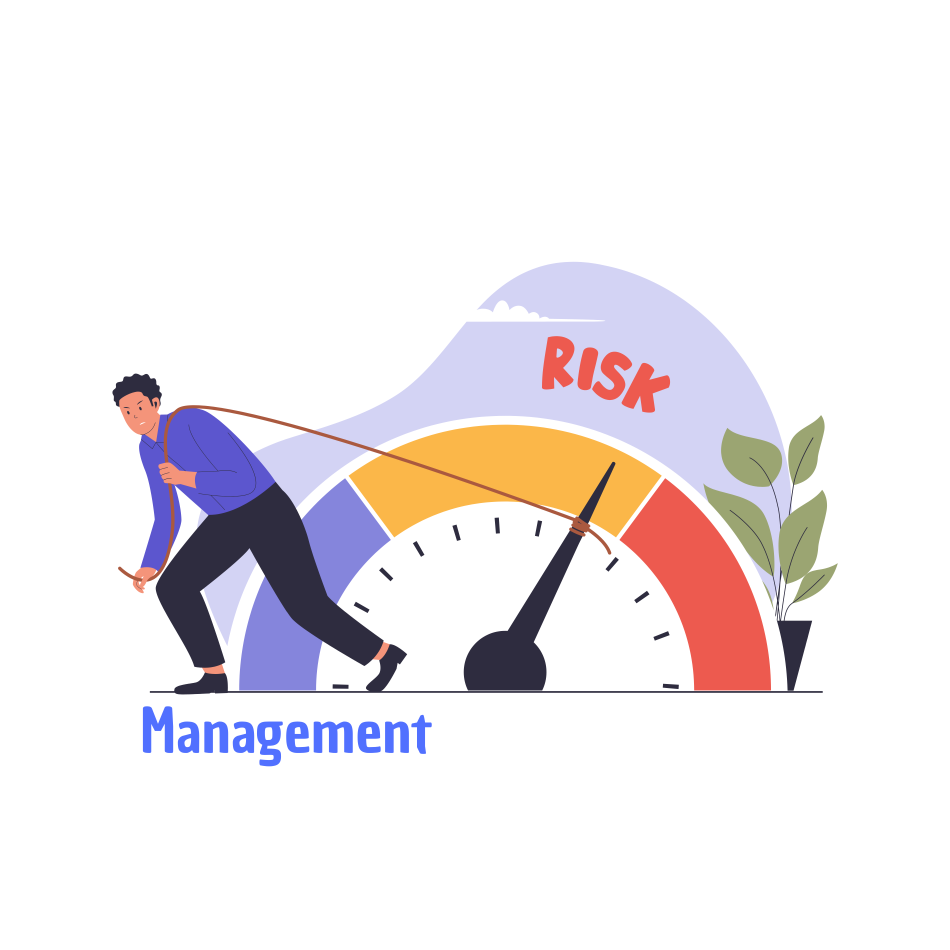
#> input picture frontend/assets/images/risk_management.png, 4750 x 4750 px (shown at 1/5 size)
$ python generate_windows_icon.py ../frontend/assets/images/risk_management.png out.png
#> lines starting #> are read from the running program, lines starting #| are printed output that depends on the picture
from __future__ import annotations

import argparse
from pathlib import Path

from PIL import Image


ICON_SIZES = [16, 20, 24, 32, 40, 48, 64, 128, 256]


def _trim_bottom_text(alpha: Image.Image, bbox: tuple[int, int, int, int]) -> tuple[int, int, int, int]:
    left, top, right, bottom = bbox
    width = right - left
    height = bottom - top
    search_start = top + int(height * 0.65)
    zero_run = 0

    for y in range(search_start, bottom):
        row_has_alpha = False
        for x in range(left, right):
            if alpha.getpixel((x, y)) > 0:
                row_has_alpha = True
                break
        if row_has_alpha:
            zero_run = 0
            continue

        zero_run += 1
        if zero_run >= 20:
            cropped_bottom = y - zero_run + 1
            if cropped_bottom > top + int(height * 0.6):
                return left, top, right, cropped_bottom

    return bbox


def _build_square_canvas(image: Image.Image, padding_ratio: float = 0.1) -> Image.Image:
    bbox = image.getchannel("A").getbbox()
    if bbox is None:
        raise ValueError("The source image is fully transparent.")

    bbox = _trim_bottom_text(image.getchannel("A"), bbox)
    cropped = image.crop(bbox)
    cropped_width, cropped_height = cropped.size

    subject_size = max(cropped_width, cropped_height)
    padding = max(24, int(subject_size * padding_ratio))
    canvas_size = subject_size + padding * 2

    canvas = Image.new("RGBA", (canvas_size, canvas_size), (0, 0, 0, 0))
    offset_x = (canvas_size - cropped_width) // 2
    offset_y = (canvas_size - cropped_height) // 2
    canvas.alpha_composite(cropped, (offset_x, offset_y))
    return canvas


def main() -> None:
    parser = argparse.ArgumentParser(description="Generate a Windows ICO from a PNG logo.")
    parser.add_argument("source", type=Path)
    parser.add_argument("icon_output", type=Path)
    parser.add_argument("--preview-output", type=Path)
    args = parser.parse_args()

    source_image = Image.open(args.source).convert("RGBA")
#> source_image is the input picture: PIL image 4750x4750 RGBA; mean R, G, B, A 48.1, 42.9, 45.5, 64
    square_canvas = _build_square_canvas(source_image)
#> in _build_square_canvas, `bbox = image.getchannel("A").getbbox()`: bbox = (562, 1309, 4189, 3832)
#> in _trim_bottom_text, `left, top, right, bottom = bbox`: left = 562; top = 1309; right = 4189; bottom = 3832
#> in _trim_bottom_text, `width = right - left`: width = 3627
#> in _trim_bottom_text, `height = bottom - top`: height = 2523
#> in _trim_bottom_text, `search_start = top + int(height * 0.65)`: search_start = 2948
#> in _build_square_canvas, `bbox = _trim_bottom_text(image.getchannel("A"), bbox)`: bbox = (562, 1309, 4189, 3478)
#> in _build_square_canvas, `cropped = image.crop(bbox)`:
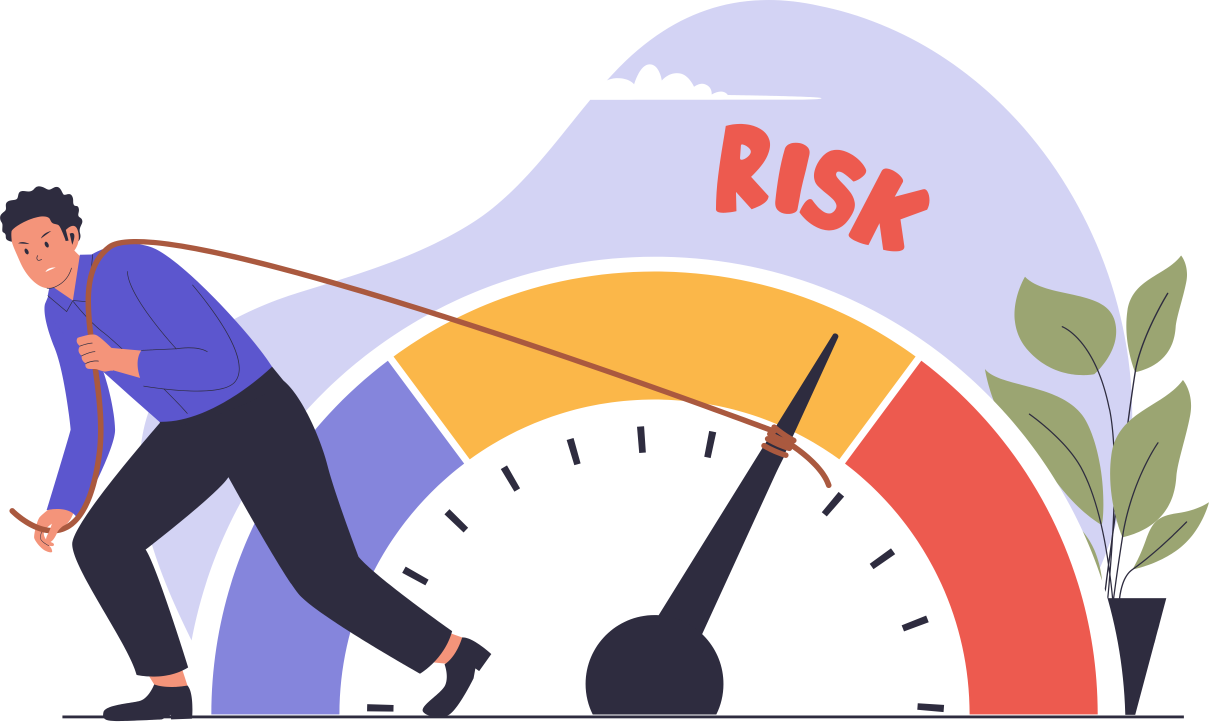
#> cropped: PIL image 3627x2169 RGBA (shown at 1/3 size); mean R, G, B, A 136.4, 121, 125.5, 178.8; transparent parts drawn white
#> in _build_square_canvas, `canvas = Image.new("RGBA", (canvas_size, canvas_size), (0, 0, 0, 0))`: canvas: PIL image 4351x4351 RGBA; every value is 0
#> in _build_square_canvas, `canvas.alpha_composite(cropped, (offset_x, offset_y))`:
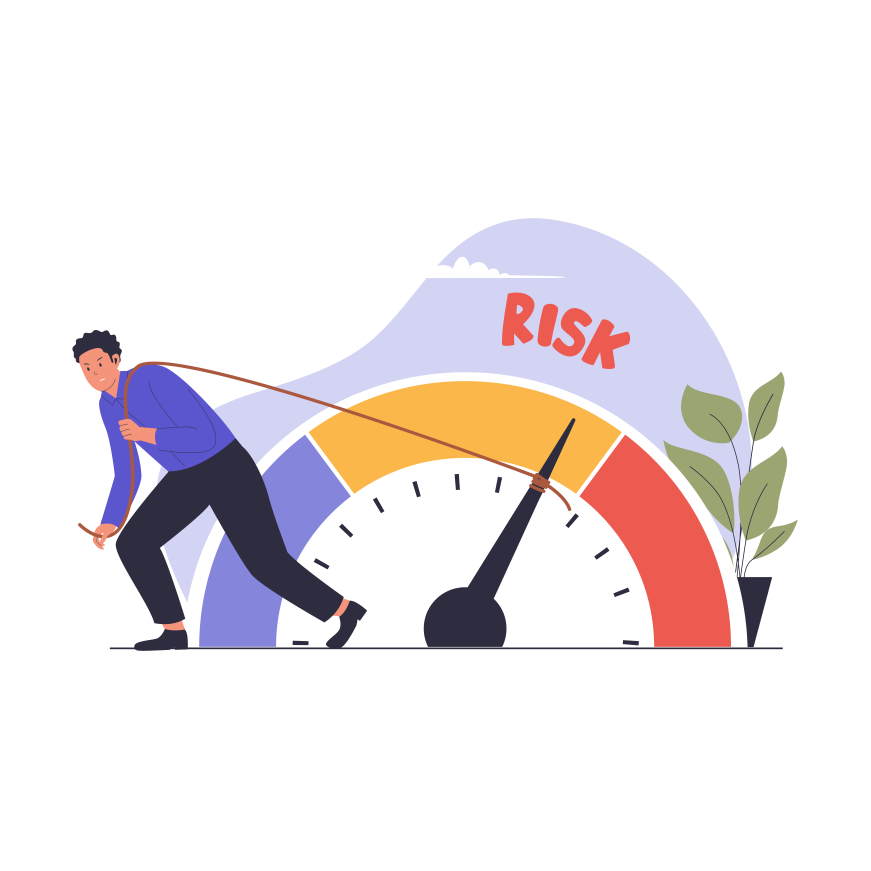
#> canvas: PIL image 4351x4351 RGBA (shown at 1/5 size); mean R, G, B, A 56.7, 50.3, 52.2, 74.3; transparent parts drawn white

    args.icon_output.parent.mkdir(parents=True, exist_ok=True)
    square_canvas.save(args.icon_output, format="ICO", sizes=[(size, size) for size in ICON_SIZES])

    if args.preview_output is not None:
        args.preview_output.parent.mkdir(parents=True, exist_ok=True)
        preview = square_canvas.resize((512, 512), Image.Resampling.LANCZOS)
        preview.save(args.preview_output, format="PNG")


if __name__ == "__main__":
    main()
